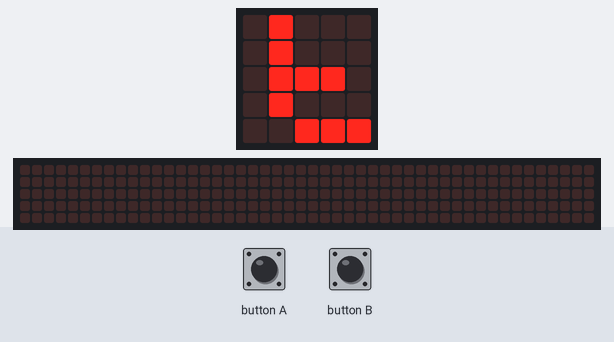
Bench run of a program on a simulated BBC micro:bit running MicroPython. Parts: the board's 5×5 LED display, a strip that is not on the board, showing the scrolling text unrolled. The test bench sets the inputs (shaded band). The 48×5 strip is a reading aid, not a part: it shows the text the display is scrolling, unrolled, one strip-width of it at a time.

Above: at 1.2 s.
1.3 s: button A pressed for 0.15 s
At 1.47 s:
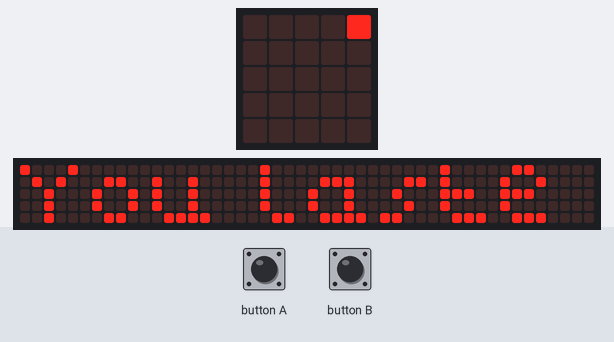
At 11.9 s:
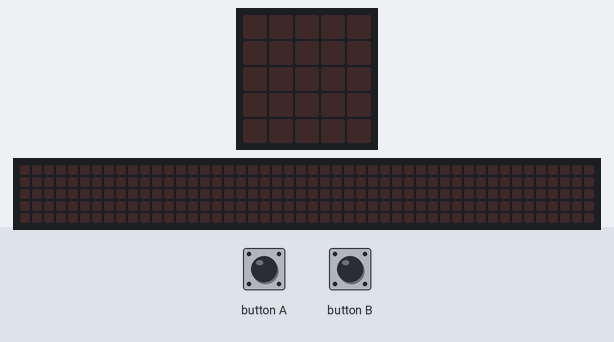

Measured:
- after the input at 1.3 s, the display: changes after 0.10 s (image 1)

The program:

Reverse_Psychology.py
```python
from microbit import *

start = running_time()
message = "Do not press the buttons."

while True:
    for char in message:
        display.show(char)
        sleep(200)
        if button_a.was_pressed() or button_b.was_pressed():
            break
    else:
        continue
    break

end = running_time()
total_time = (end - start) // 1000

display.scroll("You lasted " + str(total_time) + "s")
```
